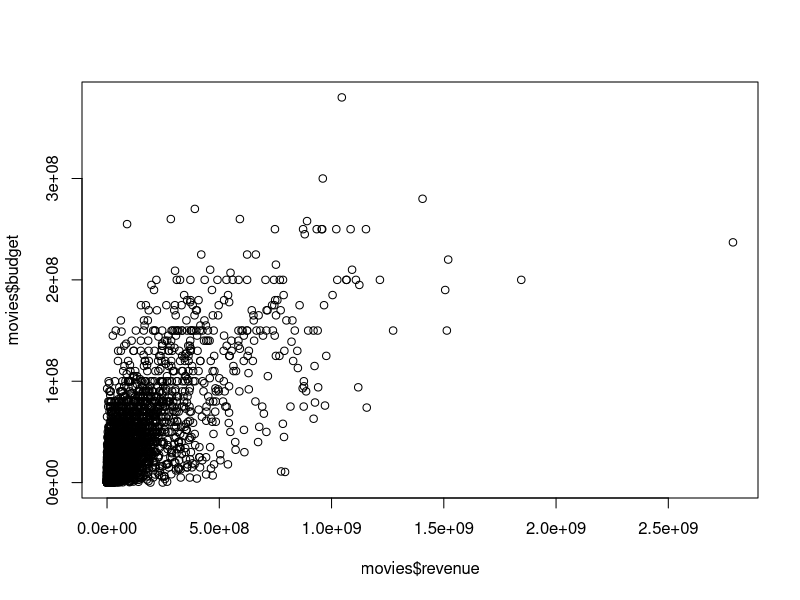

Source code (R):
## ---- chunk 1
knitr::opts_chunk$set(echo = TRUE)
## ---- chunk 2

movies <- read.csv("movies_refined.csv", header = TRUE)

lm <- lm(revenue ~ budget + popularity + vote_average + runtime, data = movies)
summary(lm)

plot(movies$revenue, movies$budget)

